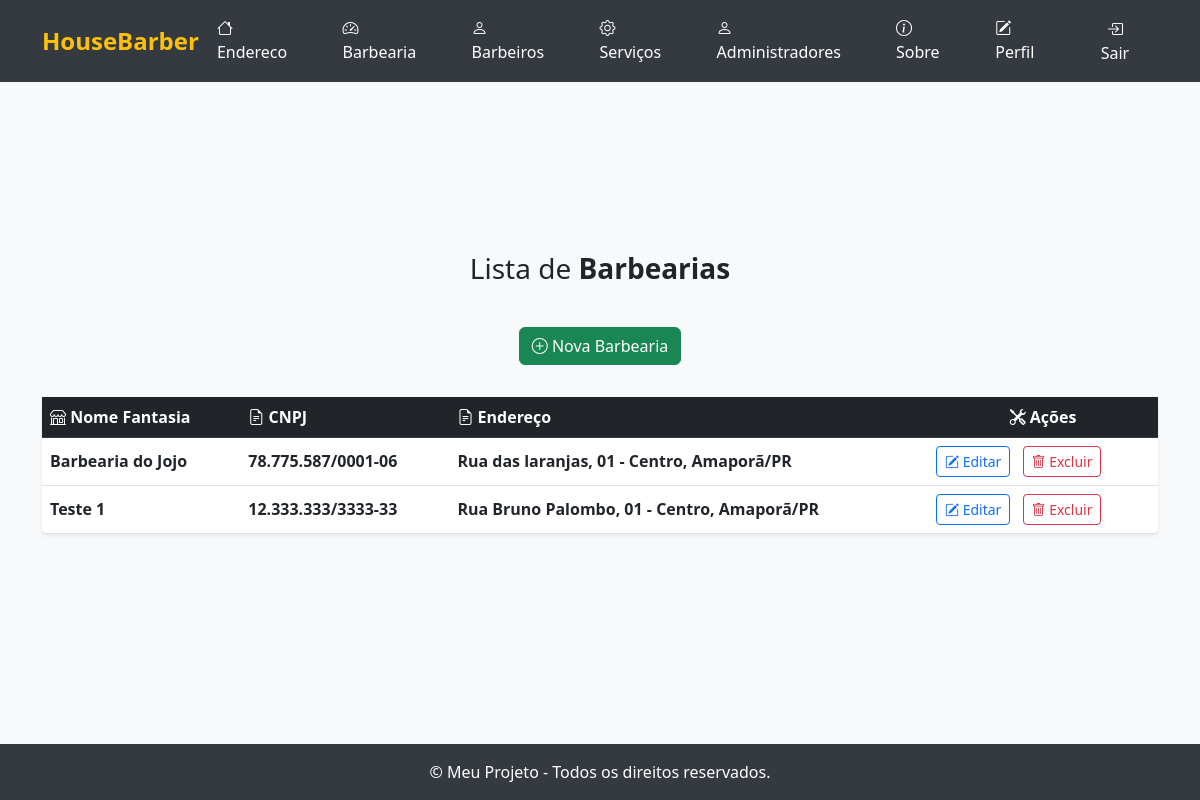
The app's page /listar/barbearias/ (signed in), older data.
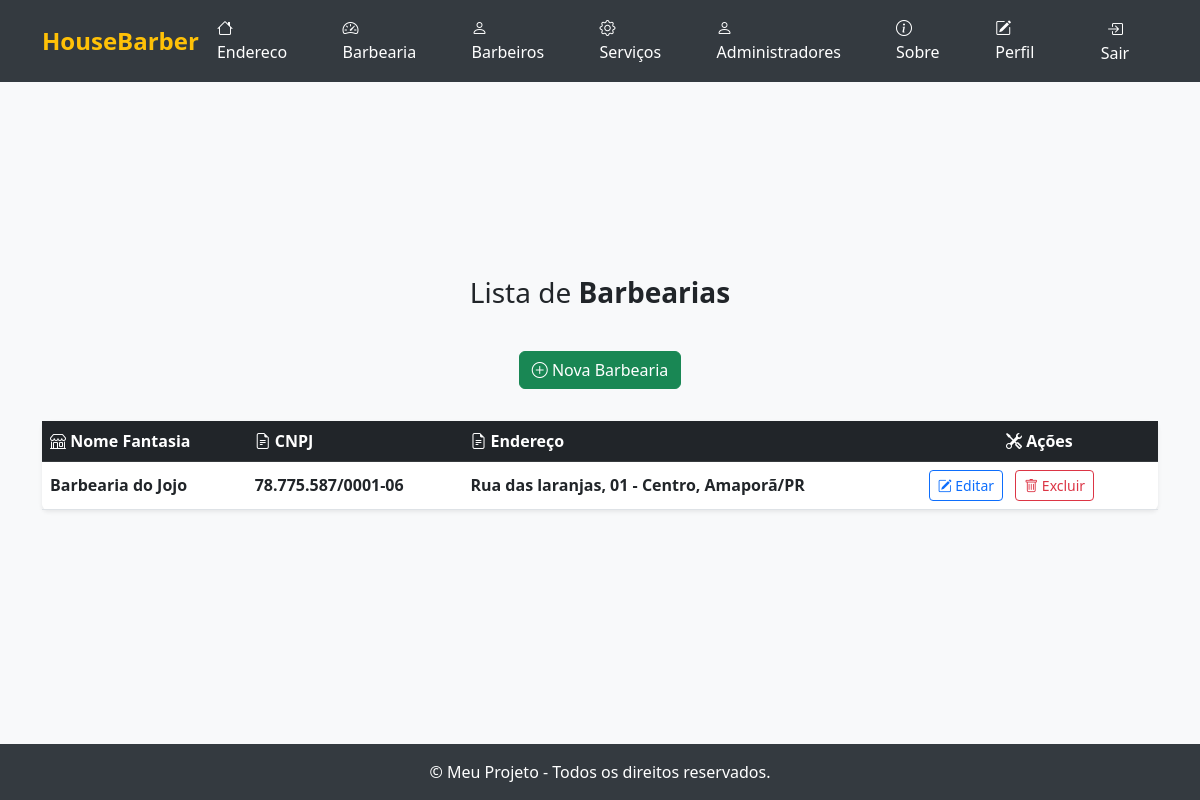
The same page, newer data.
### cadastros/models.py (models this page shows, shortened)
class Barbearia(models.Model):
    nome_fantasia = models.CharField(max_length=255, help_text="Nome fantasia da barbearia")
    razao_social = models.CharField(max_length=255, help_text="Razão social da barbearia")
    cnpj = models.CharField(max_length=18, help_text="CNPJ da barbearia")
    telefone = models.CharField(max_length=20, help_text="Telefone de contato da barbearia")
    email = models.EmailField(help_text="E-mail da barbearia")
    endereco = models.OneToOneField(Endereco, on_delete=models.CASCADE, related_name='barbearia', help_text="Endereço da barbearia")
    usuario = models.ForeignKey(User, on_delete=models.CASCADE, related_name='usuario_barbearia', help_text="Usuário responsável pela barbearia")

class Endereco(models.Model):
    rua = models.CharField(max_length=255, help_text="Nome da rua do endereço")
    numero = models.CharField(max_length=20, help_text="Número do endereço")
    complemento = models.CharField(max_length=255, blank=True, null=True, help_text="Complemento do endereço (opcional)")
    bairro = models.CharField(max_length=100, help_text="Bairro do endereço")
    cidade = models.CharField(max_length=100, help_text="Cidade do endereço")
    estado = models.CharField(max_length=2, help_text="UF do estado (ex: SP, RJ)")
    cep = models.CharField(max_length=10, help_text="CEP do endereço")
    usuario = models.ForeignKey(User, on_delete=models.CASCADE, related_name='usuario_endereco', help_text="Usuário responsável pelo endereço")
    def __str__(self):
        return f"{self.rua}, {self.numero} - {self.bairro}, {self.cidade}/{self.estado}"

### cadastros/views.py (the view)
# urls.py: path('listar/barbearias/', BarbeariaListView.as_view(), name='barbearia-lista' ),
class BarbeariaListView(LoginRequiredMixin, ListView):
    login_url = reverse_lazy('login')
    model = Barbearia
    template_name = 'listas/barbearia.html'
    context_object_name = 'barbearias'
    def get_queryset(self):
        return Barbearia.objects.filter(usuario=self.request.user)

### cadastros/templates/listas/barbearia.html (shortened to what this page needs)
{% extends "paginas/modelo.html" %}
{% block conteudo %}
<h3>
    Lista de <b>Barbearias</b>
</h3>
<div class="d-flex justify-content-center mb-3">
    <a class="btn btn-success mb-3" href="{% url 'cadastrar-barbearia' %}">
        <i class="bi bi-plus-circle"></i> Nova Barbearia
    </a>
</div>
<table id="table-lista" class="table table-hover align-middle shadow-sm rounded bg-white">
    <thead class="table-dark">
        <tr>
            <th scope="col"><i class="bi bi-shop"></i> Nome Fantasia</th>
            <th scope="col"><i class="bi bi-file-earmark-text"></i> CNPJ</th>
            <th scope="col"><i class="bi bi-file-earmark-text"></i> Endereço</th>
            <th scope="col" class="text-center"><i class="bi bi-tools"></i> Ações</th>
        </tr>
    </thead>
    <tbody>
        {% for object in object_list %}
            <tr>
                <td class="fw-semibold">{{ object.nome_fantasia }}</td>
                <td class="fw-semibold">{{ object.cnpj }}</td>
                <td class="fw-semibold">{{ object.endereco }}</td>
                <td>
                    <a class="btn btn-outline-primary btn-sm me-2" href="{% url 'editar-barbearia' object.pk  %}">
                        <i class="bi bi-pencil-square"></i> Editar
                    </a>
                    <a class="btn btn-outline-danger btn-sm" href="{% url 'excluir-barbearia' object.pk  %}">
                        <i class="bi bi-trash"></i> Excluir
                    </a>
                </td>
            </tr>
        {% empty %}
            <tr>
                <td colspan="4" class="text-center text-muted py-4">
                    <i class="bi bi-exclamation-circle"></i> Nenhum registro encontrado.
                </td>
            </tr>
        {% endfor %}
    </tbody>
</table>
{% endblock %}
{% block scripts %}
<link href="https://cdn.datatables.net/v/bs5/dt-2.1.8/datatables.min.css" rel="stylesheet">
{% endblock scripts %}

Row changes from the older to the newer data that the page shows:
removed Barbearia: nome_fantasia "Teste 1", cnpj "12.333.333/3333-33", endereco "Rua Bruno Palombo, 01 - Centro, Amaporã/PR"
